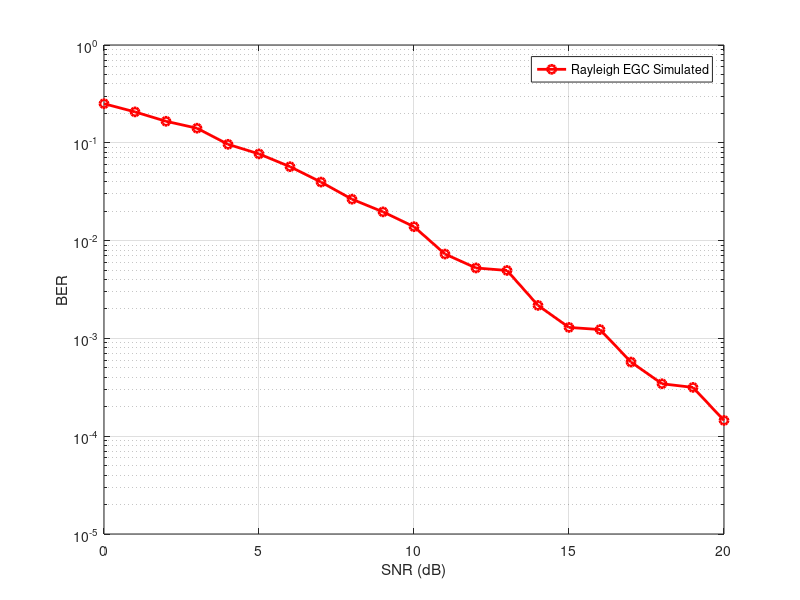

Source code (MATLAB):
% Bit Error Rate of Equal Gain Combining
clc;
close all;
clear all;
% Number of information bits
m= 10^3;
%Range of SNR values
snrdB = [0:1:20];
for j=1:1:length(snrdB)
    nerr = 0;
    nbits = 0;
    while nerr < 100
        infbits=round(rand(1,m));
        % BPSK modulator
        x=-2*(infbits-0.5);
        % Noise variance
        N0=1/10^(snrdB(j)/10);
        nl= sqrt(N0/2)*abs((randn(1,length(x)) + i*randn(1, length(x)))); %noise for the first
        n2 = sqrt(N0/2)*abs((randn(1,length(x)) + i*randn(1,length(x)))); %noise for the second
        hl =sqrt(0.5)*abs((randn(1,length(x)) + i*randn(1, length(x)))); %rayleigh amplitude
        h2 = sqrt(0.5)*abs((randn(1,length(x))+ i*randn(1 , length(x)))); %orayleigh amplitude 2
        %Equal Gain combining
        yl =hl.*x+nl; % Signal 1
        y2 =h2.*x+n2; % Signal 2
        yequal = 0.5*(yl +y2);
        % dec metric=(norm(y equal- hl *x-h2 *x)y^2;
        % Decision making at the Receiver
        estbits=yequal<0;
        % Calculate Bit Errors
        diff=infbits-estbits;
        nerr=nerr+sum(abs(diff));
        nbits=nbits+length(infbits);
    end
    % Calculate Bit Error Rate
    BER(j)=nerr/nbits;
end
semilogy(snrdB,BER,'or-','LineWidth',2);
legend('Rayleigh EGC Simulated', 'Rayleigh Theoretical');
axis([0 20 10^-5 1]);
xlabel('SNR (dB)');
ylabel('BER');
grid on;
